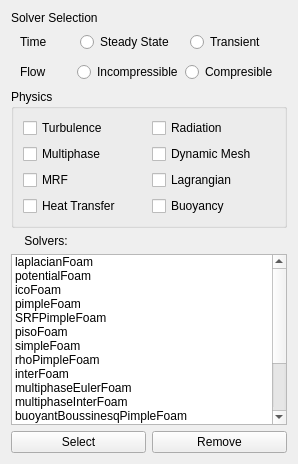
<?xml version="1.0" encoding="UTF-8"?>
<ui version="4.0">
 <class>physicsProperties</class>
 <widget class="QWidget" name="physicsProperties">
  <property name="geometry">
   <rect>
    <x>0</x>
    <y>0</y>
    <width>298</width>
    <height>464</height>
   </rect>
  </property>
  <property name="mouseTracking">
   <bool>false</bool>
  </property>
  <property name="tabletTracking">
   <bool>false</bool>
  </property>
  <property name="contextMenuPolicy">
   <enum>Qt::ActionsContextMenu</enum>
  </property>
  <property name="acceptDrops">
   <bool>false</bool>
  </property>
  <property name="windowTitle">
   <string notr="true">Form</string>
  </property>
  <layout class="QVBoxLayout" name="verticalLayout">
   <item>
    <widget class="QLabel" name="label">
     <property name="text">
      <string>Solver Selection</string>
     </property>
    </widget>
   </item>
   <item>
    <widget class="QFrame" name="frame">
     <layout class="QHBoxLayout" name="horizontalLayout_2">
      <property name="topMargin">
       <number>1</number>
      </property>
      <property name="bottomMargin">
       <number>1</number>
      </property>
      <item>
       <widget class="QLabel" name="label_2">
        <property name="text">
         <string>Time</string>
        </property>
       </widget>
      </item>
      <item>
       <layout class="QHBoxLayout" name="horizontalLayout">
        <item>
         <widget class="QRadioButton" name="radioButton">
          <property name="text">
           <string>Steady State   </string>
          </property>
         </widget>
        </item>
        <item>
         <widget class="QRadioButton" name="radioButton_2">
          <property name="text">
           <string>Transient    </string>
          </property>
         </widget>
        </item>
       </layout>
      </item>
     </layout>
    </widget>
   </item>
   <item>
    <widget class="QFrame" name="frame_2">
     <property name="tabletTracking">
      <bool>true</bool>
     </property>
     <layout class="QHBoxLayout" name="horizontalLayout_4">
      <property name="spacing">
       <number>2</number>
      </property>
      <property name="leftMargin">
       <number>9</number>
      </property>
      <property name="topMargin">
       <number>3</number>
      </property>
      <property name="rightMargin">
       <number>9</number>
      </property>
      <property name="bottomMargin">
       <number>1</number>
      </property>
      <item>
       <widget class="QLabel" name="label_3">
        <property name="text">
         <string>Flow</string>
        </property>
       </widget>
      </item>
      <item>
       <layout class="QHBoxLayout" name="horizontalLayout_5">
        <item>
         <widget class="QRadioButton" name="radioButton_3">
          <property name="text">
           <string>Incompressible</string>
          </property>
         </widget>
        </item>
        <item>
         <widget class="QRadioButton" name="radioButton_4">
          <property name="text">
           <string>Compresible</string>
          </property>
         </widget>
        </item>
       </layout>
      </item>
     </layout>
    </widget>
   </item>
   <item>
    <widget class="QGroupBox" name="groupBox_3">
     <property name="title">
      <string>Physics</string>
     </property>
     <layout class="QGridLayout" name="gridLayout">
      <item row="0" column="0">
       <widget class="QCheckBox" name="TurbuleChecBox">
        <property name="text">
         <string>Turbulence</string>
        </property>
       </widget>
      </item>
      <item row="0" column="1">
       <widget class="QCheckBox" name="RadiateChecBox">
        <property name="styleSheet">
         <string notr="true">QCheckBox.indicator { width: 10px; height: 10px;}</string>
        </property>
        <property name="text">
         <string>Radiation</string>
        </property>
       </widget>
      </item>
      <item row="1" column="0">
       <widget class="QCheckBox" name="MultiphaseChecBox">
        <property name="text">
         <string>Multiphase</string>
        </property>
       </widget>
      </item>
      <item row="1" column="1">
       <widget class="QCheckBox" name="DynaMeshChecBox">
        <property name="text">
         <string>Dynamic Mesh</string>
        </property>
       </widget>
      </item>
      <item row="2" column="0">
       <widget class="QCheckBox" name="MRFChecBox">
        <property name="text">
         <string>MRF</string>
        </property>
       </widget>
      </item>
      <item row="2" column="1">
       <widget class="QCheckBox" name="LagranChecBox">
        <property name="text">
         <string>Lagrangian</string>
        </property>
       </widget>
      </item>
      <item row="3" column="0">
       <widget class="QCheckBox" name="HeatTransferChecBox">
        <property name="text">
         <string>Heat Transfer</string>
        </property>
       </widget>
      </item>
      <item row="3" column="1">
       <widget class="QCheckBox" name="BuoyancyChecBox">
        <property name="text">
         <string>Buoyancy</string>
        </property>
       </widget>
      </item>
     </layout>
    </widget>
   </item>
   <item>
    <layout class="QHBoxLayout" name="horizontalLayout_3">
     <item>
      <widget class="QLabel" name="selectSolverLabel">
       <property name="text">
        <string>    Solvers:</string>
       </property>
      </widget>
     </item>
     <item>
      <widget class="QLabel" name="selectedSolver">
       <property name="text">
        <string> </string>
       </property>
      </widget>
     </item>
    </layout>
   </item>
   <item>
    <widget class="QListWidget" name="listWidget">
     <property name="enabled">
      <bool>true</bool>
     </property>
     <item>
      <property name="text">
       <string>laplacianFoam</string>
      </property>
     </item>
     <item>
      <property name="text">
       <string>potentialFoam</string>
      </property>
     </item>
     <item>
      <property name="text">
       <string>icoFoam</string>
      </property>
     </item>
     <item>
      <property name="text">
       <string>pimpleFoam</string>
      </property>
     </item>
     <item>
      <property name="text">
       <string>SRFPimpleFoam</string>
      </property>
     </item>
     <item>
      <property name="text">
       <string>pisoFoam</string>
      </property>
     </item>
     <item>
      <property name="text">
       <string>simpleFoam</string>
      </property>
     </item>
     <item>
      <property name="text">
       <string>rhoPimpleFoam</string>
      </property>
     </item>
     <item>
      <property name="text">
       <string>interFoam</string>
      </property>
     </item>
     <item>
      <property name="text">
       <string>multiphaseEulerFoam</string>
      </property>
     </item>
     <item>
      <property name="text">
       <string>multiphaseInterFoam</string>
      </property>
     </item>
     <item>
      <property name="text">
       <string>buoyantBoussinesqPimpleFoam</string>
      </property>
     </item>
     <item>
      <property name="text">
       <string>buoyantBoussinesqSimpleFoam</string>
      </property>
     </item>
     <item>
      <property name="text">
       <string>buoyantPimpleFoam</string>
      </property>
     </item>
     <item>
      <property name="text">
       <string>buoyantSimpleFoam</string>
      </property>
     </item>
     <item>
      <property name="text">
       <string>chtMultiRegionFoam</string>
      </property>
     </item>
     <item>
      <property name="text">
       <string>chtMultiRegionSimpleFoam</string>
      </property>
     </item>
     <item>
      <property name="text">
       <string>thermoFoam</string>
      </property>
     </item>
    </widget>
   </item>
   <item>
    <layout class="QHBoxLayout" name="horizontalLayout_6">
     <item>
      <widget class="QPushButton" name="pushButton">
       <property name="text">
        <string>Select</string>
       </property>
      </widget>
     </item>
     <item>
      <widget class="QPushButton" name="pushButton_2">
       <property name="text">
        <string>Remove</string>
       </property>
      </widget>
     </item>
    </layout>
   </item>
  </layout>
 </widget>
 <resources/>
 <connections/>
</ui>
